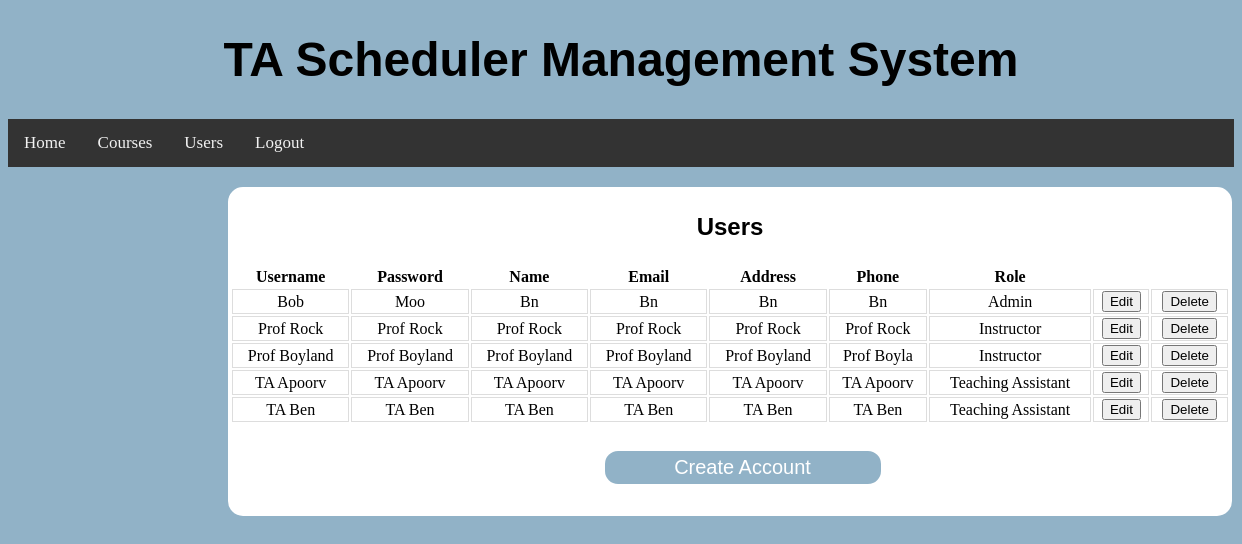
/users/ (signed in), run on an earlier commit of the app's database.
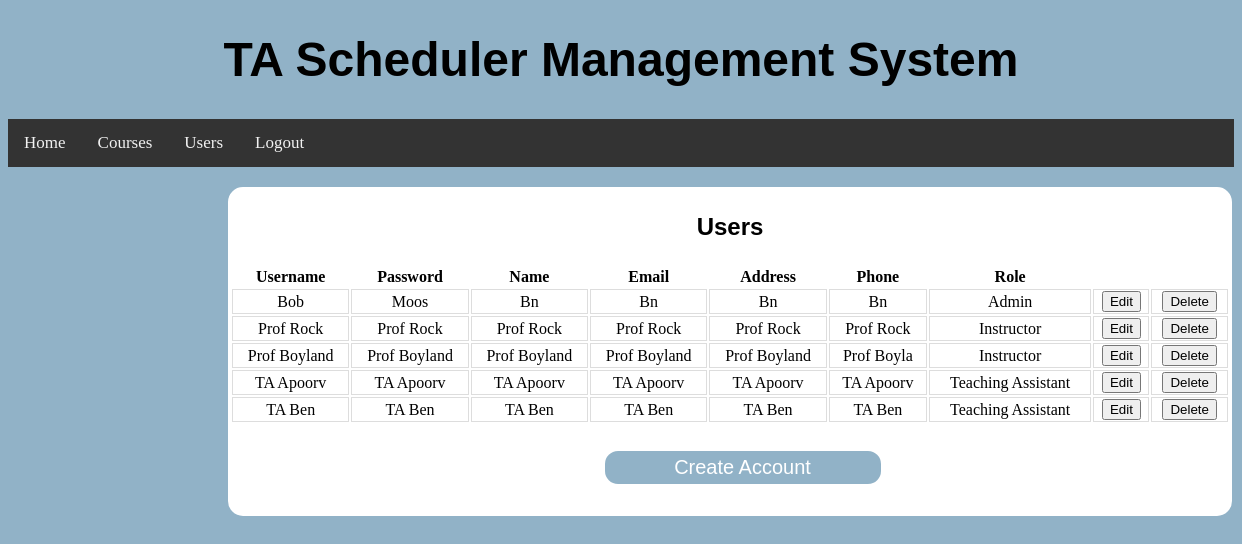
And on a later commit of the database.
### BackendWork/models.py (models this page shows, shortened)
class MyUser(models.Model):
    ROLE_CHOICES = (('Teaching Assistant', 'TEACHING_ASSISTANT'), ('Instructor', 'INSTRUCTOR'), ('Admin', 'ADMIN'))
    username = models.CharField(max_length=20, unique=True)
    password = models.CharField(max_length=20)
    name = models.CharField(max_length=20)
    email = models.CharField(max_length=20)
    address = models.CharField(max_length=72)
    phone = models.CharField(max_length=10)
    role = models.CharField(max_length=30, choices=ROLE_CHOICES, default='Teaching Assistant')
    assignedClasses = models.ManyToManyField(ClassList, null=True)

### BackendWork/views.py (the view, shortened to what this page needs)
# urls.py: path("users/", Users.as_view()),
class Users(View):
    def get(self, request):
        m = request.session["role"]
        users = MyUser.objects.all()
        return render(request, "users.html", {'sessionUser': m, 'users': users})

### templates/users.html (shortened to what this page needs)
{% load static %}
<!DOCTYPE html>
<html lang="en">
<head>
    <link rel="stylesheet" type="text/css" href="{% static 'css/users.css' %}"/>
</head>
<div class="navContainer">
    <header class="header">
        <h1><a>TA Scheduler Management System</a></h1>
    </header>
    <div class="navigation">
        <li><a href="/home/">Home</a></li>
        <li><a href="/courses/">Courses</a></li>
        <li><a href="/users/">Users</a></li>
        <li><a href="/">Logout</a></li>
    </div>
</div>
<body>
<div class="container">
    <p class=header>Users</p>
    <div class="containerbox">
        <table>
            <tr>
                <th>Username</th>
                <th>Password</th>
                <th>Name</th>
                <th>Email</th>
                <th>Address</th>
                <th>Phone</th>
                <th>Role</th>
            </tr>
            <tr>
                {% for i in users %}
                     {% if editingUser == i.username %}
                         <form action="" method="post">
                         {% csrf_token %}
                             <td><input name="username" value={{ i.username }} placeholder="{{ i.username }}"></td>
                             <td><input name="password" placeholder="{{ i.password }}"></td>
                             <td><input name="name" placeholder="{{ i.name }}"></td>
                             <td><input name="email" placeholder="{{ i.email }}"></td>
                             <td><input name="address" placeholder="{{ i.address }}"></td>
                             <td><input name="phone" placeholder="{{ i.phone }}"></td>
                             <td><input name="role" placeholder="{{ i.role }}"></td>
                             <td>
                                 <button name="saveUser" value="{{ i.username }}">Save</button>
                         </form>
                         <td>
                             <a href="/users/">
                                 <button>Cancel</button>
                             </a>
                         </td>
                    </td>
                    {% else %}
                         <td>{{ i.username }}</td>
                         <td>{{ i.password }}</td>
                         <td>{{ i.name }}</td>
                         <td>{{ i.email }}</td>
                         <td>{{ i.address }}</td>
                         <td>{{ i.phone }}</td>
                         <td>{{ i.role }}</td>
                         <td>
                             <form action="" method="post">
                                 <button name="editUser" value="{{ i.username }}">Edit</button>
                             </form>
                         </td>
                     {% endif %}
                    <td>
                        <button>Delete</button>
                    </td>
            </tr>
                {% endfor %}
        </table>
    </div>
        <div class="submit-button">
            <a href="../createAccount/"><button name="createAccountSubmit">Create Account</button></a>
        </div>
</div>
</body>
</html>

What changed in the data, as far as the page shows it:
changed MyUser "Bob": password "Moo" → "Moos"
